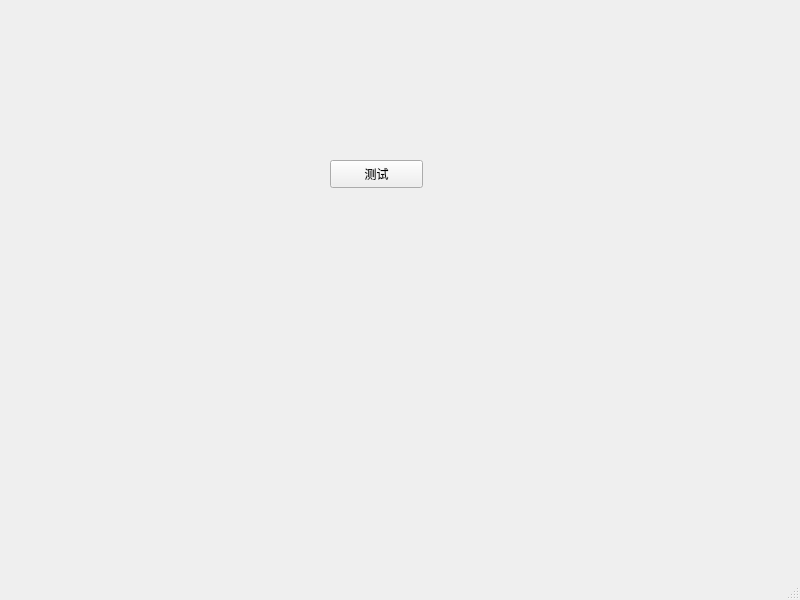
<?xml version="1.0" encoding="UTF-8"?>
<ui version="4.0">
 <class>MainWindow</class>
 <widget class="QMainWindow" name="MainWindow">
  <property name="geometry">
   <rect>
    <x>0</x>
    <y>0</y>
    <width>800</width>
    <height>600</height>
   </rect>
  </property>
  <property name="windowTitle">
   <string>MainWindow</string>
  </property>
  <widget class="QWidget" name="centralwidget">
   <widget class="QPushButton" name="pushButton">
    <property name="geometry">
     <rect>
      <x>330</x>
      <y>160</y>
      <width>93</width>
      <height>28</height>
     </rect>
    </property>
    <property name="text">
     <string>测试</string>
    </property>
   </widget>
  </widget>
  <widget class="QMenuBar" name="menubar">
   <property name="geometry">
    <rect>
     <x>0</x>
     <y>0</y>
     <width>800</width>
     <height>26</height>
    </rect>
   </property>
  </widget>
  <widget class="QStatusBar" name="statusbar"/>
 </widget>
 <resources/>
 <connections/>
</ui>
